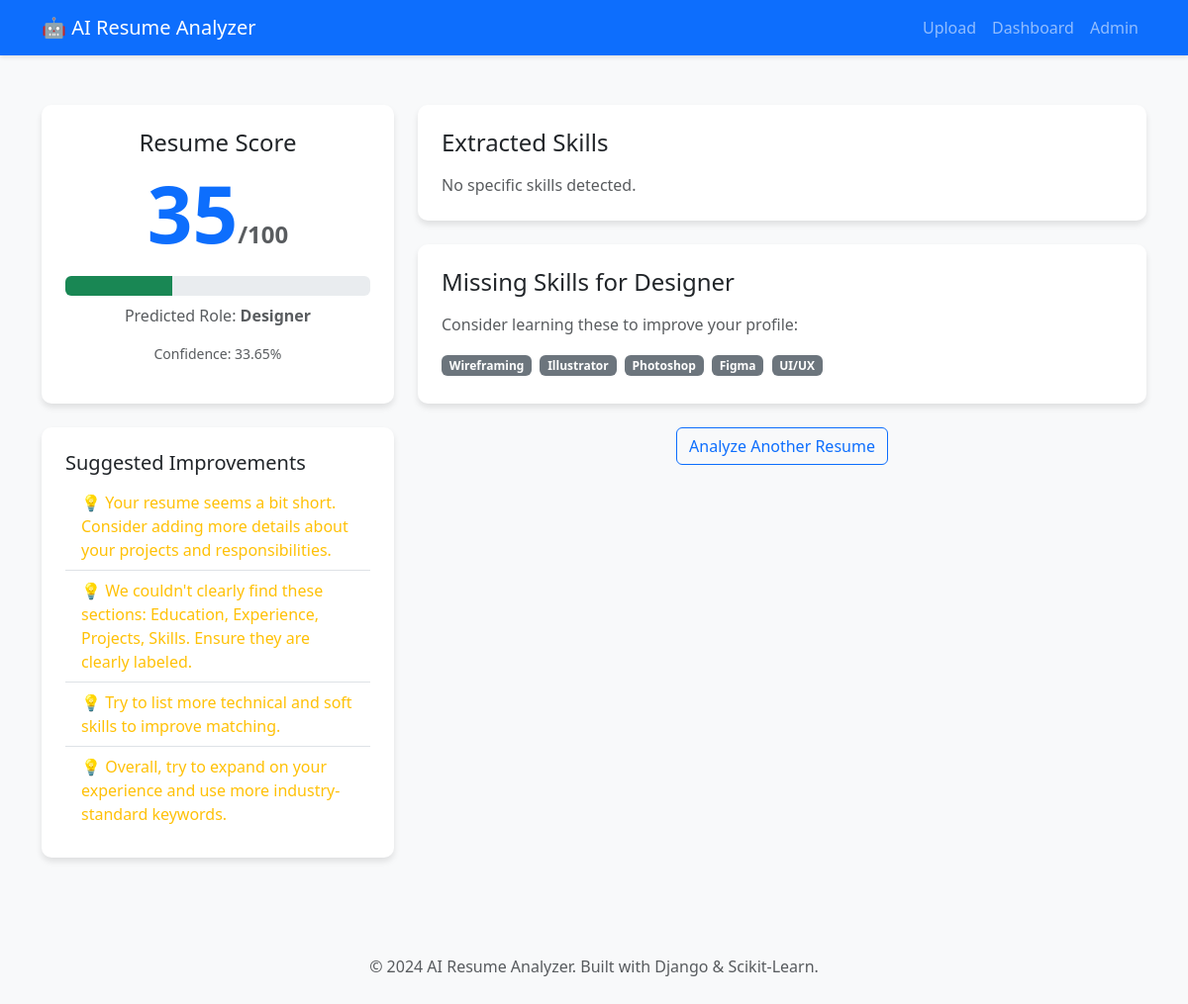
Page /result/12/ on the committed database.
### resume_analyzer/models.py (models this page shows, shortened)
class Resume(models.Model):
    file = models.FileField(upload_to='resumes/')
    uploaded_at = models.DateTimeField(auto_now_add=True)
    predicted_role = models.CharField(max_length=100, blank=True, null=True)
    confidence_score = models.FloatField(default=0.0)
    score = models.IntegerField(default=0)
    extracted_skills = models.JSONField(default=list, blank=True)
    recommended_skills = models.JSONField(default=list, blank=True)

### resume_analyzer/views.py (the view)
# urls.py: path('result/<int:pk>/', views.resume_result, name='resume_result'),
def resume_result(request, pk):
    resume = get_object_or_404(Resume, pk=pk)
    text, _ = extract_text_from_pdf(resume.file.path)
    if not text:
         text = ""
    suggestions = get_improvement_suggestions(text, resume.extracted_skills, resume.score)
    context = {
        'resume': resume,
        'suggestions': suggestions
    }
    return render(request, 'result.html', context)

### ai/resume_parser.py (called while the page is built, shortened)
def extract_text_from_pdf(pdf_path):
    if not os.path.exists(pdf_path):
        return "", "File not found"

### ai/scorer.py (called while the page is built)
def get_improvement_suggestions(text, skills, score):
    suggestions = []
    word_count = len(text.split())
    if word_count < 300:
        suggestions.append("Your resume seems a bit short. Consider adding more details about your projects and responsibilities.")
    sections = ['education', 'experience', 'projects', 'skills']
    text_lower = text.lower()
    missing_sections = [s for s in sections if s not in text_lower]
    if missing_sections:
        suggestions.append(f"We couldn't clearly find these sections: {', '.join(missing_sections).title()}. Ensure they are clearly labeled.")
    if len(skills) < 5:
        suggestions.append("Try to list more technical and soft skills to improve matching.")
    if score < 70:
        suggestions.append("Overall, try to expand on your experience and use more industry-standard keywords.")
    return suggestions

### templates/result.html
{% extends 'base.html' %}
{% block content %}
<div class="row">
    <div class="col-md-4">
        <div class="card p-4 text-center mb-4">
            <h4>Resume Score</h4>
            <div class="display-1 fw-bold text-primary">{{ resume.score }}<span class="fs-4 text-muted">/100</span></div>
            <div class="progress mt-3" style="height: 20px;">
                <div class="progress-bar bg-success" role="progressbar" style="width: {{ resume.score }}%" aria-valuenow="{{ resume.score }}" aria-valuemin="0" aria-valuemax="100"></div>
            </div>
            <p class="mt-2 text-muted">Predicted Role: <strong>{{ resume.predicted_role }}</strong></p>
            <p class="text-muted small">Confidence: {{ resume.confidence_score }}%</p>
        </div>
        <div class="card p-4 mb-4">
            <h5>Suggested Improvements</h5>
            <ul class="list-group list-group-flush">
                {% for tip in suggestions %}
                <li class="list-group-item text-warning">💡 {{ tip }}</li>
                {% empty %}
                <li class="list-group-item text-success">✅ Great job! Your resume looks solid.</li>
                {% endfor %}
            </ul>
        </div>
    </div>
    <div class="col-md-8">
        <div class="card p-4 mb-4">
            <h4 class="mb-3">Extracted Skills</h4>
            <div>
                {% for skill in resume.extracted_skills %}
                <span class="badge bg-info text-dark me-1 mb-1">{{ skill }}</span>
                {% empty %}
                <span class="text-muted">No specific skills detected.</span>
                {% endfor %}
            </div>
        </div>
        <div class="card p-4 mb-4">
            <h4 class="mb-3">Missing Skills for {{ resume.predicted_role }}</h4>
            <p class="text-muted">Consider learning these to improve your profile:</p>
            <div>
                {% for skill in resume.recommended_skills %}
                <span class="badge bg-secondary me-1 mb-1">{{ skill }}</span>
                {% empty %}
                <span class="text-success">You have all the core skills for this role!</span>
                {% endfor %}
            </div>
        </div>
        <div class="text-center mt-4">
            <a href="{% url 'upload_resume' %}" class="btn btn-outline-primary">Analyze Another Resume</a>
        </div>
    </div>
</div>
{% endblock %}

### templates/base.html (style rules this page uses)
body { background-color: #f8f9fa; }
.card { box-shadow: 0 4px 6px rgba(0,0,0,.1); border: none; border-radius: 10px; }

### rows in the picture
Resume: score "35", predicted_role "Designer", confidence_score "33.65"

### other values in the picture
{{ tip }} "Your resume seems a bit short. Consider adding more details about your projects and responsibilities." "We couldn't clearly find these sections: Education, Experience, Projects, Skills. Ensure they are clearly labeled." "Try to list more technical and soft skills to improve matching." "Overall, try to expand on your experience and use more industry-standard keywords."
{{ skill }} "Wireframing" "Illustrator" "Photoshop" "Figma" "UI/UX"
